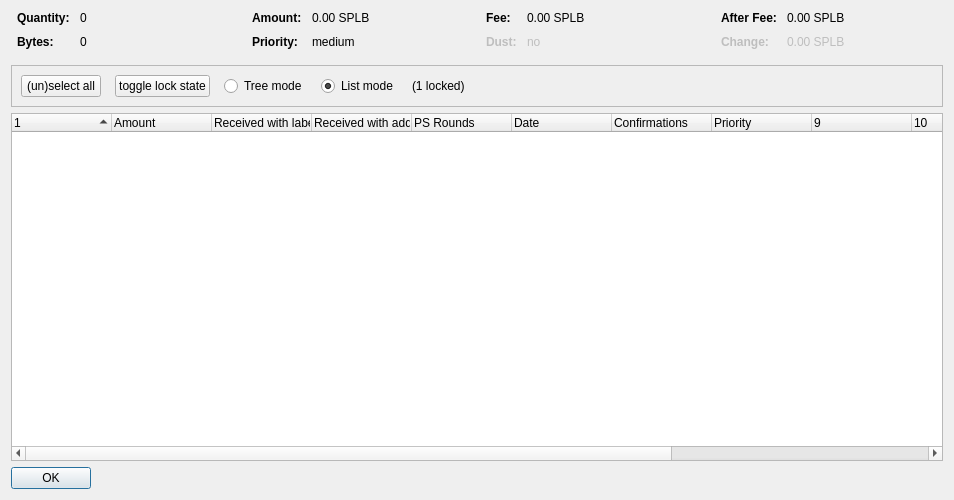
<?xml version="1.0" encoding="UTF-8"?>
<ui version="4.0">
 <class>CoinControlDialog</class>
 <widget class="QDialog" name="CoinControlDialog">
  <property name="geometry">
   <rect>
    <x>0</x>
    <y>0</y>
    <width>954</width>
    <height>500</height>
   </rect>
  </property>
  <property name="windowTitle">
   <string>Coin Selection</string>
  </property>
  <layout class="QVBoxLayout" name="verticalLayout">
   <item>
    <layout class="QHBoxLayout" name="horizontalLayoutTop" stretch="0,0,0,0">
     <property name="topMargin">
      <number>0</number>
     </property>
     <property name="bottomMargin">
      <number>10</number>
     </property>
     <item>
      <layout class="QFormLayout" name="formLayoutCoinControl1">
       <property name="horizontalSpacing">
        <number>10</number>
       </property>
       <property name="verticalSpacing">
        <number>10</number>
       </property>
       <property name="leftMargin">
        <number>6</number>
       </property>
       <property name="rightMargin">
        <number>6</number>
       </property>
       <item row="0" column="0">
        <widget class="QLabel" name="labelCoinControlQuantityText">
         <property name="font">
          <font>
           <weight>75</weight>
           <bold>true</bold>
          </font>
         </property>
         <property name="text">
          <string>Quantity:</string>
         </property>
        </widget>
       </item>
       <item row="0" column="1">
        <widget class="QLabel" name="labelCoinControlQuantity">
         <property name="cursor">
          <cursorShape>IBeamCursor</cursorShape>
         </property>
         <property name="contextMenuPolicy">
          <enum>Qt::ActionsContextMenu</enum>
         </property>
         <property name="text">
          <string notr="true">0</string>
         </property>
         <property name="textInteractionFlags">
          <set>Qt::LinksAccessibleByMouse|Qt::TextSelectableByKeyboard|Qt::TextSelectableByMouse</set>
         </property>
        </widget>
       </item>
       <item row="1" column="0">
        <widget class="QLabel" name="labelCoinControlBytesText">
         <property name="font">
          <font>
           <weight>75</weight>
           <bold>true</bold>
          </font>
         </property>
         <property name="text">
          <string>Bytes:</string>
         </property>
        </widget>
       </item>
       <item row="1" column="1">
        <widget class="QLabel" name="labelCoinControlBytes">
         <property name="cursor">
          <cursorShape>IBeamCursor</cursorShape>
         </property>
         <property name="contextMenuPolicy">
          <enum>Qt::ActionsContextMenu</enum>
         </property>
         <property name="text">
          <string notr="true">0</string>
         </property>
         <property name="textInteractionFlags">
          <set>Qt::LinksAccessibleByMouse|Qt::TextSelectableByKeyboard|Qt::TextSelectableByMouse</set>
         </property>
        </widget>
       </item>
      </layout>
     </item>
     <item>
      <layout class="QFormLayout" name="formLayoutCoinControl2">
       <property name="horizontalSpacing">
        <number>10</number>
       </property>
       <property name="verticalSpacing">
        <number>10</number>
       </property>
       <property name="leftMargin">
        <number>6</number>
       </property>
       <property name="rightMargin">
        <number>6</number>
       </property>
       <item row="0" column="0">
        <widget class="QLabel" name="labelCoinControlAmountText">
         <property name="font">
          <font>
           <weight>75</weight>
           <bold>true</bold>
          </font>
         </property>
         <property name="text">
          <string>Amount:</string>
         </property>
        </widget>
       </item>
       <item row="0" column="1">
        <widget class="QLabel" name="labelCoinControlAmount">
         <property name="cursor">
          <cursorShape>IBeamCursor</cursorShape>
         </property>
         <property name="contextMenuPolicy">
          <enum>Qt::ActionsContextMenu</enum>
         </property>
         <property name="text">
          <string notr="true">0.00 SPLB</string>
         </property>
         <property name="textInteractionFlags">
          <set>Qt::LinksAccessibleByMouse|Qt::TextSelectableByKeyboard|Qt::TextSelectableByMouse</set>
         </property>
        </widget>
       </item>
       <item row="1" column="0">
        <widget class="QLabel" name="labelCoinControlPriorityText">
         <property name="font">
          <font>
           <weight>75</weight>
           <bold>true</bold>
          </font>
         </property>
         <property name="text">
          <string>Priority:</string>
         </property>
        </widget>
       </item>
       <item row="1" column="1">
        <widget class="QLabel" name="labelCoinControlPriority">
         <property name="cursor">
          <cursorShape>IBeamCursor</cursorShape>
         </property>
         <property name="contextMenuPolicy">
          <enum>Qt::ActionsContextMenu</enum>
         </property>
         <property name="text">
          <string>medium</string>
         </property>
         <property name="textInteractionFlags">
          <set>Qt::LinksAccessibleByMouse|Qt::TextSelectableByKeyboard|Qt::TextSelectableByMouse</set>
         </property>
        </widget>
       </item>
      </layout>
     </item>
     <item>
      <layout class="QFormLayout" name="formLayoutCoinControl3">
       <property name="horizontalSpacing">
        <number>10</number>
       </property>
       <property name="verticalSpacing">
        <number>10</number>
       </property>
       <property name="leftMargin">
        <number>6</number>
       </property>
       <property name="rightMargin">
        <number>6</number>
       </property>
       <item row="0" column="0">
        <widget class="QLabel" name="labelCoinControlFeeText">
         <property name="font">
          <font>
           <weight>75</weight>
           <bold>true</bold>
          </font>
         </property>
         <property name="text">
          <string>Fee:</string>
         </property>
        </widget>
       </item>
       <item row="0" column="1">
        <widget class="QLabel" name="labelCoinControlFee">
         <property name="cursor">
          <cursorShape>IBeamCursor</cursorShape>
         </property>
         <property name="contextMenuPolicy">
          <enum>Qt::ActionsContextMenu</enum>
         </property>
         <property name="text">
          <string notr="true">0.00 SPLB</string>
         </property>
         <property name="textInteractionFlags">
          <set>Qt::LinksAccessibleByMouse|Qt::TextSelectableByKeyboard|Qt::TextSelectableByMouse</set>
         </property>
        </widget>
       </item>
       <item row="1" column="0">
        <widget class="QLabel" name="labelCoinControlLowOutputText">
         <property name="enabled">
          <bool>false</bool>
         </property>
         <property name="font">
          <font>
           <weight>75</weight>
           <bold>true</bold>
          </font>
         </property>
         <property name="text">
          <string>Dust:</string>
         </property>
        </widget>
       </item>
       <item row="1" column="1">
        <widget class="QLabel" name="labelCoinControlLowOutput">
         <property name="enabled">
          <bool>false</bool>
         </property>
         <property name="cursor">
          <cursorShape>IBeamCursor</cursorShape>
         </property>
         <property name="contextMenuPolicy">
          <enum>Qt::ActionsContextMenu</enum>
         </property>
         <property name="text">
          <string>no</string>
         </property>
         <property name="textInteractionFlags">
          <set>Qt::LinksAccessibleByMouse|Qt::TextSelectableByKeyboard|Qt::TextSelectableByMouse</set>
         </property>
        </widget>
       </item>
      </layout>
     </item>
     <item>
      <layout class="QFormLayout" name="formLayoutCoinControl4">
       <property name="horizontalSpacing">
        <number>10</number>
       </property>
       <property name="verticalSpacing">
        <number>10</number>
       </property>
       <property name="leftMargin">
        <number>6</number>
       </property>
       <property name="rightMargin">
        <number>6</number>
       </property>
       <item row="0" column="0">
        <widget class="QLabel" name="labelCoinControlAfterFeeText">
         <property name="font">
          <font>
           <weight>75</weight>
           <bold>true</bold>
          </font>
         </property>
         <property name="text">
          <string>After Fee:</string>
         </property>
        </widget>
       </item>
       <item row="0" column="1">
        <widget class="QLabel" name="labelCoinControlAfterFee">
         <property name="cursor">
          <cursorShape>IBeamCursor</cursorShape>
         </property>
         <property name="contextMenuPolicy">
          <enum>Qt::ActionsContextMenu</enum>
         </property>
         <property name="text">
          <string notr="true">0.00 SPLB</string>
         </property>
         <property name="textInteractionFlags">
          <set>Qt::LinksAccessibleByMouse|Qt::TextSelectableByKeyboard|Qt::TextSelectableByMouse</set>
         </property>
        </widget>
       </item>
       <item row="1" column="0">
        <widget class="QLabel" name="labelCoinControlChangeText">
         <property name="enabled">
          <bool>false</bool>
         </property>
         <property name="font">
          <font>
           <weight>75</weight>
           <bold>true</bold>
          </font>
         </property>
         <property name="text">
          <string>Change:</string>
         </property>
        </widget>
       </item>
       <item row="1" column="1">
        <widget class="QLabel" name="labelCoinControlChange">
         <property name="enabled">
          <bool>false</bool>
         </property>
         <property name="cursor">
          <cursorShape>IBeamCursor</cursorShape>
         </property>
         <property name="contextMenuPolicy">
          <enum>Qt::ActionsContextMenu</enum>
         </property>
         <property name="text">
          <string notr="true">0.00 SPLB</string>
         </property>
         <property name="textInteractionFlags">
          <set>Qt::LinksAccessibleByMouse|Qt::TextSelectableByKeyboard|Qt::TextSelectableByMouse</set>
         </property>
        </widget>
       </item>
      </layout>
     </item>
    </layout>
   </item>
   <item>
    <widget class="QFrame" name="frame">
     <property name="minimumSize">
      <size>
       <width>0</width>
       <height>40</height>
      </size>
     </property>
     <property name="frameShape">
      <enum>QFrame::StyledPanel</enum>
     </property>
     <property name="frameShadow">
      <enum>QFrame::Sunken</enum>
     </property>
     <layout class="QHBoxLayout" name="horizontalLayout">
      <item>
       <layout class="QHBoxLayout" name="horizontalLayoutPanel" stretch="0,0,0,0,0,0">
        <property name="spacing">
         <number>14</number>
        </property>
        <item>
         <widget class="QPushButton" name="pushButtonSelectAll">
          <property name="sizePolicy">
           <sizepolicy hsizetype="Maximum" vsizetype="Fixed">
            <horstretch>0</horstretch>
            <verstretch>0</verstretch>
           </sizepolicy>
          </property>
          <property name="text">
           <string>(un)select all</string>
          </property>
          <property name="autoDefault">
           <bool>false</bool>
          </property>
         </widget>
        </item>
        <item>
         <widget class="QPushButton" name="pushButtonToggleLock">
          <property name="sizePolicy">
           <sizepolicy hsizetype="Maximum" vsizetype="Fixed">
            <horstretch>0</horstretch>
            <verstretch>0</verstretch>
           </sizepolicy>
          </property>
          <property name="text">
           <string>toggle lock state</string>
          </property>
          <property name="autoDefault">
           <bool>false</bool>
          </property>
         </widget>
        </item>
        <item>
         <widget class="QRadioButton" name="radioTreeMode">
          <property name="sizePolicy">
           <sizepolicy hsizetype="Maximum" vsizetype="Fixed">
            <horstretch>0</horstretch>
            <verstretch>0</verstretch>
           </sizepolicy>
          </property>
          <property name="text">
           <string>Tree mode</string>
          </property>
         </widget>
        </item>
        <item>
         <widget class="QRadioButton" name="radioListMode">
          <property name="sizePolicy">
           <sizepolicy hsizetype="Maximum" vsizetype="Fixed">
            <horstretch>0</horstretch>
            <verstretch>0</verstretch>
           </sizepolicy>
          </property>
          <property name="text">
           <string>List mode</string>
          </property>
          <property name="checked">
           <bool>true</bool>
          </property>
         </widget>
        </item>
        <item>
         <widget class="QLabel" name="labelLocked">
          <property name="text">
           <string>(1 locked)</string>
          </property>
         </widget>
        </item>
        <item>
         <spacer name="horizontalSpacer">
          <property name="orientation">
           <enum>Qt::Horizontal</enum>
          </property>
          <property name="sizeHint" stdset="0">
           <size>
            <width>40</width>
            <height>20</height>
           </size>
          </property>
         </spacer>
        </item>
       </layout>
      </item>
     </layout>
    </widget>
   </item>
   <item>
    <widget class="CoinControlTreeWidget" name="treeWidget">
     <property name="contextMenuPolicy">
      <enum>Qt::CustomContextMenu</enum>
     </property>
     <property name="sortingEnabled">
      <bool>false</bool>
     </property>
     <property name="columnCount">
      <number>13</number>
     </property>
     <attribute name="headerShowSortIndicator" stdset="0">
      <bool>true</bool>
     </attribute>
     <attribute name="headerStretchLastSection">
      <bool>false</bool>
     </attribute>
     <column>
      <property name="text">
       <string/>
      </property>
     </column>
     <column>
      <property name="text">
       <string>Amount</string>
      </property>
     </column>
     <column>
      <property name="text">
       <string>Received with label</string>
      </property>
     </column>
     <column>
      <property name="text">
       <string>Received with address</string>
      </property>
     </column>
     <column>
      <property name="text">
       <string>PS Rounds</string>
      </property>
     </column>
     <column>
      <property name="text">
       <string>Date</string>
      </property>
     </column>
     <column>
      <property name="text">
       <string>Confirmations</string>
      </property>
      <property name="toolTip">
       <string>Confirmed</string>
      </property>
     </column>
     <column>
      <property name="text">
       <string>Priority</string>
      </property>
     </column>
     <column>
      <property name="text">
       <string/>
      </property>
     </column>
     <column>
      <property name="text">
       <string/>
      </property>
     </column>
     <column>
      <property name="text">
       <string/>
      </property>
     </column>
     <column>
      <property name="text">
       <string/>
      </property>
     </column>
     <column>
      <property name="text">
       <string/>
      </property>
     </column>
    </widget>
   </item>
   <item>
    <widget class="QDialogButtonBox" name="buttonBox">
     <property name="sizePolicy">
      <sizepolicy hsizetype="Maximum" vsizetype="Fixed">
       <horstretch>0</horstretch>
       <verstretch>0</verstretch>
      </sizepolicy>
     </property>
     <property name="orientation">
      <enum>Qt::Horizontal</enum>
     </property>
     <property name="standardButtons">
      <set>QDialogButtonBox::Ok</set>
     </property>
    </widget>
   </item>
  </layout>
 </widget>
 <customwidgets>
  <customwidget>
   <class>CoinControlTreeWidget</class>
   <extends>QTreeWidget</extends>
   <header>coincontroltreewidget.h</header>
  </customwidget>
 </customwidgets>
 <resources/>
 <connections/>
</ui>
